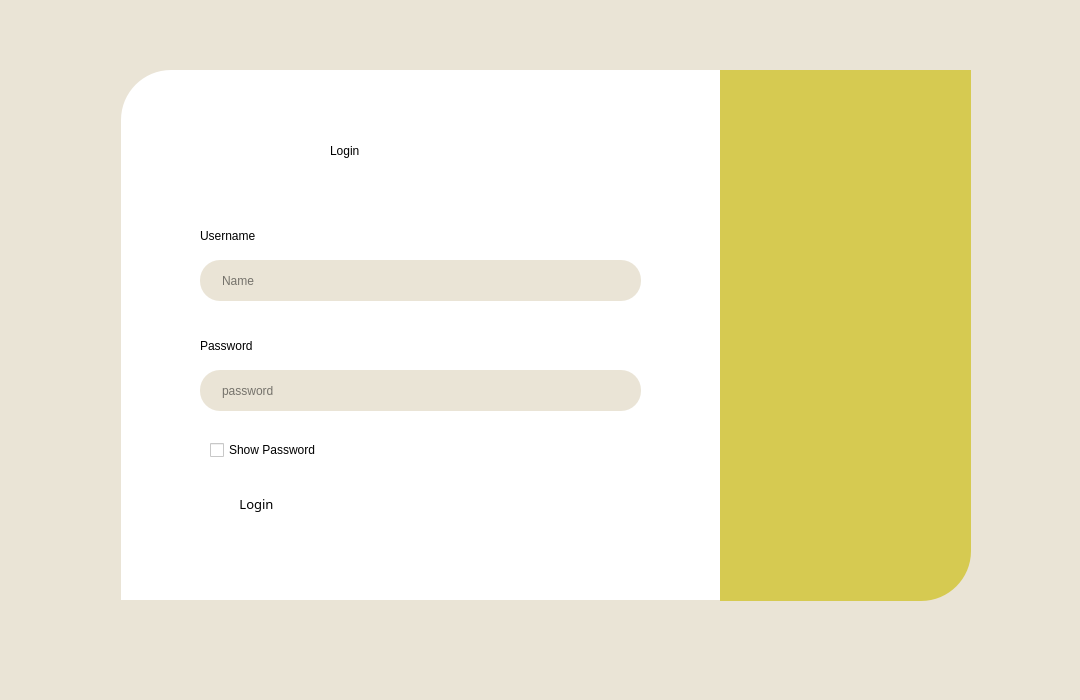
<?xml version="1.0" encoding="UTF-8"?>
<ui version="4.0">
 <class>Login</class>
 <widget class="QWidget" name="Login">
  <property name="geometry">
   <rect>
    <x>0</x>
    <y>0</y>
    <width>1080</width>
    <height>700</height>
   </rect>
  </property>
  <property name="windowTitle">
   <string>Form</string>
  </property>
  <property name="styleSheet">
   <string notr="true">QLineEdit{
padding-left: 20px;
}
QWidget{
background-color: #EAE4D6;
}

</string>
  </property>
  <widget class="QLabel" name="label">
   <property name="geometry">
    <rect>
     <x>121</x>
     <y>70</y>
     <width>600</width>
     <height>530</height>
    </rect>
   </property>
   <property name="autoFillBackground">
    <bool>false</bool>
   </property>
   <property name="styleSheet">
    <string notr="true">background-color: white;
border-top-left-radius: 50px;</string>
   </property>
   <property name="text">
    <string/>
   </property>
  </widget>
  <widget class="QLabel" name="signupSide">
   <property name="geometry">
    <rect>
     <x>720</x>
     <y>70</y>
     <width>251</width>
     <height>531</height>
    </rect>
   </property>
   <property name="autoFillBackground">
    <bool>false</bool>
   </property>
   <property name="styleSheet">
    <string notr="true">background-color: #D6CA51;
border-bottom-right-radius: 50px;
</string>
   </property>
   <property name="text">
    <string/>
   </property>
   <property name="pixmap">
    <pixmap>../../../Downloads/sign-up.png</pixmap>
   </property>
   <property name="scaledContents">
    <bool>true</bool>
   </property>
  </widget>
  <widget class="QLabel" name="loginTitle">
   <property name="geometry">
    <rect>
     <x>330</x>
     <y>80</y>
     <width>281</width>
     <height>141</height>
    </rect>
   </property>
   <property name="styleSheet">
    <string notr="true">background-color: white;
font: 50pt &quot;Imprint MT Shadow&quot;;

</string>
   </property>
   <property name="text">
    <string>Login</string>
   </property>
  </widget>
  <widget class="QLabel" name="textlabel">
   <property name="geometry">
    <rect>
     <x>200</x>
     <y>220</y>
     <width>131</width>
     <height>31</height>
    </rect>
   </property>
   <property name="styleSheet">
    <string notr="true">background-color: white;
font: 15pt &quot;High Tower Text&quot;;</string>
   </property>
   <property name="text">
    <string>Username</string>
   </property>
  </widget>
  <widget class="QLabel" name="textlabel2">
   <property name="geometry">
    <rect>
     <x>200</x>
     <y>330</y>
     <width>131</width>
     <height>31</height>
    </rect>
   </property>
   <property name="styleSheet">
    <string notr="true">background-color: white;
font: 15pt &quot;High Tower Text&quot;;</string>
   </property>
   <property name="text">
    <string>Password</string>
   </property>
  </widget>
  <widget class="QLineEdit" name="usernameinp">
   <property name="geometry">
    <rect>
     <x>200</x>
     <y>260</y>
     <width>441</width>
     <height>41</height>
    </rect>
   </property>
   <property name="styleSheet">
    <string notr="true">

background-color: #EAE4D6;
border-radius: 20px;
</string>
   </property>
   <property name="text">
    <string/>
   </property>
   <property name="placeholderText">
    <string>Name</string>
   </property>
  </widget>
  <widget class="QLineEdit" name="passwordinp">
   <property name="geometry">
    <rect>
     <x>200</x>
     <y>370</y>
     <width>441</width>
     <height>41</height>
    </rect>
   </property>
   <property name="styleSheet">
    <string notr="true">
background-color: #EAE4D6;
border-radius: 20px;</string>
   </property>
   <property name="text">
    <string/>
   </property>
   <property name="placeholderText">
    <string>password</string>
   </property>
  </widget>
  <widget class="QCheckBox" name="showpsw">
   <property name="geometry">
    <rect>
     <x>210</x>
     <y>440</y>
     <width>131</width>
     <height>20</height>
    </rect>
   </property>
   <property name="styleSheet">
    <string notr="true">background-color: white;
font: 10pt &quot;High Tower Text&quot;;</string>
   </property>
   <property name="text">
    <string>Show Password</string>
   </property>
  </widget>
  <widget class="QPushButton" name="loginbutton">
   <property name="geometry">
    <rect>
     <x>210</x>
     <y>490</y>
     <width>93</width>
     <height>28</height>
    </rect>
   </property>
   <property name="font">
    <font>
     <family>High Tower Text</family>
     <pointsize>10</pointsize>
     <weight>50</weight>
     <italic>false</italic>
     <bold>false</bold>
    </font>
   </property>
   <property name="styleSheet">
    <string notr="true">background-color: #EF8C24;
font: 10pt;
border-radius: 10px;
QPushButton::hover{background-color: black;}</string>
   </property>
   <property name="text">
    <string>Login</string>
   </property>
   <property name="flat">
    <bool>true</bool>
   </property>
  </widget>
  <widget class="QPushButton" name="signup">
   <property name="geometry">
    <rect>
     <x>720</x>
     <y>70</y>
     <width>251</width>
     <height>531</height>
    </rect>
   </property>
   <property name="text">
    <string/>
   </property>
   <property name="flat">
    <bool>true</bool>
   </property>
  </widget>
 </widget>
 <resources/>
 <connections/>
</ui>
